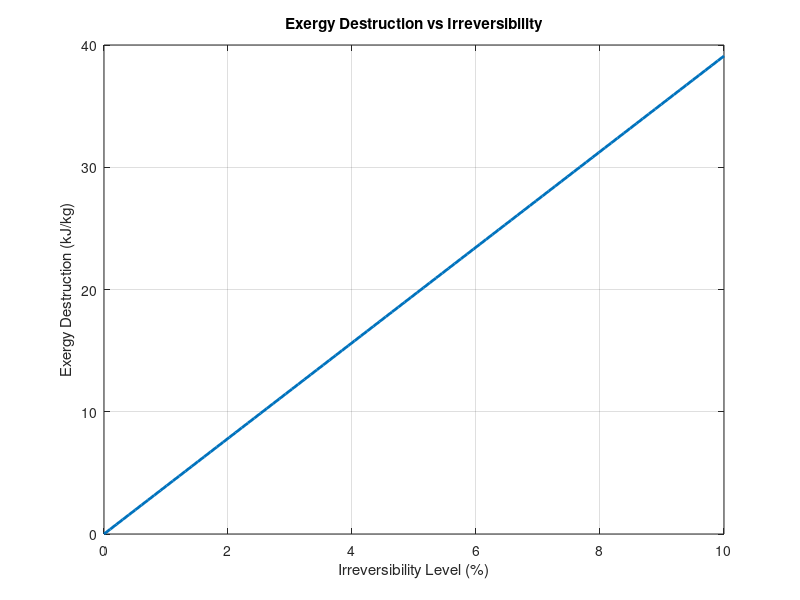

Recreate this plot in MATLAB.
clear all;

% Given 
T1 = 350;        
T2 = 900;        
T0 = 298; % (dead-state temperature)
cp = @(T) 1200 + 0.4*T - 1.2e-4*T.^2;

% Entropy change (numerical integration)
integrand = @(T) cp(T)./T;
delta_s = integral(integrand, T1, T2)   

% Irreversibility levels
irreversibility = linspace(0, 0.10, 100);  % 0% to 10%

% Exergy destruction
% Xdest = T0*S_gen_dot
% S_gen_dot = (irreversibility)*delta_s
Xdest = T0 .* irreversibility .* delta_s;  

% Plotting exergy destruction vs irreversibility levels
figure;
% x axis -> irreversibility percentage and y axis -> Xdest in kJ/kg
plot(irreversibility*100, Xdest/1000, 'LineWidth', 2); 
xlabel('Irreversibility Level (%)');
ylabel('Exergy Destruction (kJ/kg)');
title('Exergy Destruction vs Irreversibility');
grid on;
